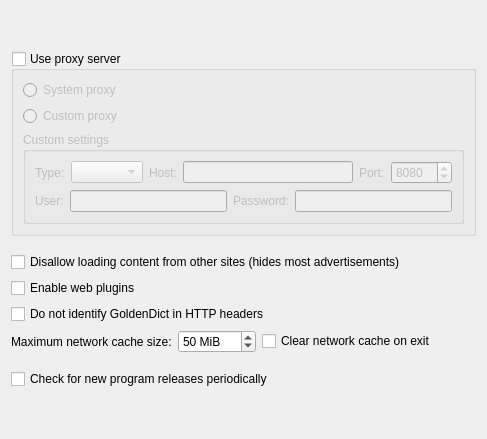
     <widget class="QWidget" name="tab_3">
      <!-- <attribute name="icon">
       <iconset resource="resources.qrc">
        <normaloff>:/icons/network.png</normaloff>:/icons/network.png</iconset>
      </attribute> -->
      <attribute name="title">
       <string>&amp;Network</string>
      </attribute>
      <layout class="QVBoxLayout" name="verticalLayout_9">
       <item>
        <spacer name="verticalSpacer_5">
         <property name="orientation">
          <enum>Qt::Vertical</enum>
         </property>
         <property name="sizeHint" stdset="0">
          <size>
           <width>20</width>
           <height>40</height>
          </size>
         </property>
        </spacer>
       </item>
       <item>
        <widget class="QGroupBox" name="useProxyServer">
         <property name="toolTip">
          <string>Enable if you wish to use a proxy server
for all program's network requests.</string>
         </property>
         <property name="title">
          <string>Use proxy server</string>
         </property>
         <property name="checkable">
          <bool>true</bool>
         </property>
         <property name="checked">
          <bool>false</bool>
         </property>
         <layout class="QVBoxLayout" name="verticalLayout_6">
          <item>
           <widget class="QRadioButton" name="systemProxy">
            <property name="text">
             <string>System proxy</string>
            </property>
           </widget>
          </item>
          <item>
           <widget class="QRadioButton" name="customProxy">
            <property name="text">
             <string>Custom proxy</string>
            </property>
           </widget>
          </item>
          <item>
           <widget class="QGroupBox" name="customSettingsGroup">
            <property name="title">
             <string>Custom settings</string>
            </property>
            <layout class="QVBoxLayout" name="verticalLayout_18">
             <item>
              <layout class="QHBoxLayout" name="horizontalLayout_3">
               <item>
                <widget class="QLabel" name="label">
                 <property name="text">
                  <string>Type:</string>
                 </property>
                </widget>
               </item>
               <item>
                <widget class="QComboBox" name="proxyType"/>
               </item>
               <item>
                <widget class="QLabel" name="label_3">
                 <property name="text">
                  <string>Host:</string>
                 </property>
                </widget>
               </item>
               <item>
                <widget class="QLineEdit" name="proxyHost"/>
               </item>
               <item>
                <widget class="QLabel" name="label_2">
                 <property name="text">
                  <string>Port:</string>
                 </property>
                </widget>
               </item>
               <item>
                <widget class="QSpinBox" name="proxyPort">
                 <property name="maximum">
                  <number>65535</number>
                 </property>
                 <property name="value">
                  <number>8080</number>
                 </property>
                </widget>
               </item>
              </layout>
             </item>
             <item>
              <layout class="QHBoxLayout" name="horizontalLayout_2">
               <item>
                <widget class="QLabel" name="label_4">
                 <property name="text">
                  <string>User:</string>
                 </property>
                </widget>
               </item>
               <item>
                <widget class="QLineEdit" name="proxyUser"/>
               </item>
               <item>
                <widget class="QLabel" name="label_5">
                 <property name="text">
                  <string>Password:</string>
                 </property>
                </widget>
               </item>
               <item>
                <widget class="QLineEdit" name="proxyPassword">
                 <property name="echoMode">
                  <enum>QLineEdit::Password</enum>
                 </property>
                </widget>
               </item>
              </layout>
             </item>
            </layout>
           </widget>
          </item>
         </layout>
        </widget>
       </item>
       <item>
        <spacer name="verticalSpacer_14">
         <property name="orientation">
          <enum>Qt::Vertical</enum>
         </property>
         <property name="sizeType">
          <enum>QSizePolicy::Fixed</enum>
         </property>
         <property name="sizeHint" stdset="0">
          <size>
           <width>20</width>
           <height>10</height>
          </size>
         </property>
        </spacer>
       </item>
       <item>
        <widget class="QCheckBox" name="disallowContentFromOtherSites">
         <property name="toolTip">
          <string>Enabling this would make GoldenDict block most advertisements
by disallowing content (images, frames) not originating from the site
you are browsing. If some site breaks because of this, try disabling this.</string>
         </property>
         <property name="text">
          <string>Disallow loading content from other sites (hides most advertisements)</string>
         </property>
        </widget>
       </item>
       <item>
        <widget class="QCheckBox" name="enableWebPlugins">
         <property name="toolTip">
          <string>Enabling this would allow to listen to sound pronunciations from
online dictionaries that rely on Flash or other web plugins.
Plugin must be installed for this option to work.</string>
         </property>
         <property name="text">
          <string>Enable web plugins</string>
         </property>
        </widget>
       </item>
       <item>
        <widget class="QCheckBox" name="hideGoldenDictHeader">
         <property name="toolTip">
          <string>Some sites detect GoldenDict via HTTP headers and block the requests.
Enable this option to workaround the problem.</string>
         </property>
         <property name="text">
          <string>Do not identify GoldenDict in HTTP headers</string>
         </property>
        </widget>
       </item>
       <item>
        <layout class="QHBoxLayout" name="horizontalLayout_11">
         <item>
          <widget class="QLabel" name="label_20">
           <property name="text">
            <string>Maximum network cache size:</string>
           </property>
          </widget>
         </item>
         <item>
          <widget class="QSpinBox" name="maxNetworkCacheSize">
           <property name="toolTip">
            <string>Maximum disk space occupied by GoldenDict's network cache in
%1
If set to 0 the network disk cache will be disabled.</string>
           </property>
           <property name="suffix">
            <string> MiB</string>
           </property>
           <property name="maximum">
            <number>2000</number>
           </property>
           <property name="value">
            <number>50</number>
           </property>
          </widget>
         </item>
         <item>
          <widget class="QCheckBox" name="clearNetworkCacheOnExit">
           <property name="toolTip">
            <string>When this option is enabled, GoldenDict
clears its network cache from disk during exit.</string>
           </property>
           <property name="text">
            <string>Clear network cache on exit</string>
           </property>
          </widget>
         </item>
         <item>
          <spacer name="horizontalSpacer_15">
           <property name="orientation">
            <enum>Qt::Horizontal</enum>
           </property>
           <property name="sizeHint" stdset="0">
            <size>
             <width>40</width>
             <height>20</height>
            </size>
           </property>
          </spacer>
         </item>
        </layout>
       </item>
       <item>
        <spacer name="verticalSpacer_10">
         <property name="orientation">
          <enum>Qt::Vertical</enum>
         </property>
         <property name="sizeType">
          <enum>QSizePolicy::Fixed</enum>
         </property>
         <property name="sizeHint" stdset="0">
          <size>
           <width>20</width>
           <height>10</height>
          </size>
         </property>
        </spacer>
       </item>
       <item>
        <widget class="QCheckBox" name="checkForNewReleases">
         <property name="toolTip">
          <string>When this is enabled, the program periodically
checks if a new, updated version of GoldenDict
is available for download. If it is so, the program
informs the user about it and prompts to open a
download page.</string>
         </property>
         <property name="text">
          <string>Check for new program releases periodically</string>
         </property>
        </widget>
       </item>
       <item>
        <spacer name="verticalSpacer_3">
         <property name="orientation">
          <enum>Qt::Vertical</enum>
         </property>
         <property name="sizeHint" stdset="0">
          <size>
           <width>20</width>
           <height>39</height>
          </size>
         </property>
        </spacer>
       </item>
      </layout>
     </widget>
